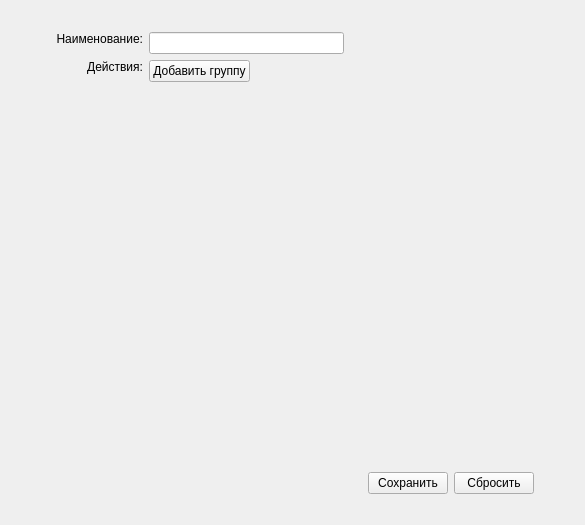
<?xml version="1.0" encoding="UTF-8"?>
<ui version="4.0">
 <class>DPGAddSets</class>
 <widget class="QWidget" name="DPGAddSets">
  <property name="geometry">
   <rect>
    <x>0</x>
    <y>0</y>
    <width>585</width>
    <height>525</height>
   </rect>
  </property>
  <property name="windowTitle">
   <string>Form</string>
  </property>
  <widget class="QWidget" name="horizontalLayoutWidget">
   <property name="geometry">
    <rect>
     <x>40</x>
     <y>20</y>
     <width>511</width>
     <height>491</height>
    </rect>
   </property>
   <layout class="QHBoxLayout" name="mainLayout">
    <property name="leftMargin">
     <number>10</number>
    </property>
    <property name="topMargin">
     <number>6</number>
    </property>
    <property name="rightMargin">
     <number>6</number>
    </property>
    <property name="bottomMargin">
     <number>6</number>
    </property>
    <item>
     <layout class="QGridLayout" name="gridLayout">
      <property name="margin">
       <number>6</number>
      </property>
      <item row="0" column="0">
       <widget class="QLabel" name="label">
        <property name="text">
         <string>Наименование:</string>
        </property>
        <property name="alignment">
         <set>Qt::AlignRight|Qt::AlignTop|Qt::AlignTrailing</set>
        </property>
       </widget>
      </item>
      <item row="4" column="1">
       <layout class="QHBoxLayout" name="horizontalLayout_2">
        <property name="margin">
         <number>5</number>
        </property>
        <item>
         <spacer name="horizontalSpacer">
          <property name="orientation">
           <enum>Qt::Horizontal</enum>
          </property>
          <property name="sizeHint" stdset="0">
           <size>
            <width>40</width>
            <height>20</height>
           </size>
          </property>
         </spacer>
        </item>
        <item>
         <widget class="QPushButton" name="cmdSave">
          <property name="text">
           <string>Сохранить</string>
          </property>
         </widget>
        </item>
        <item>
         <widget class="QPushButton" name="cmdDrop">
          <property name="text">
           <string>Сбросить</string>
          </property>
         </widget>
        </item>
       </layout>
      </item>
      <item row="1" column="0">
       <widget class="QLabel" name="label_2">
        <property name="text">
         <string>Действия:</string>
        </property>
        <property name="alignment">
         <set>Qt::AlignRight|Qt::AlignTop|Qt::AlignTrailing</set>
        </property>
       </widget>
      </item>
      <item row="0" column="1">
       <layout class="QHBoxLayout" name="horizontalLayout_3">
        <item>
         <widget class="QLineEdit" name="txtName"/>
        </item>
        <item>
         <spacer name="horizontalSpacer_2">
          <property name="orientation">
           <enum>Qt::Horizontal</enum>
          </property>
          <property name="sizeHint" stdset="0">
           <size>
            <width>40</width>
            <height>20</height>
           </size>
          </property>
         </spacer>
        </item>
       </layout>
      </item>
      <item row="1" column="1">
       <layout class="QHBoxLayout" name="horizontalLayout_4">
        <item>
         <layout class="QVBoxLayout" name="verticalLayout">
          <property name="rightMargin">
           <number>6</number>
          </property>
          <item>
           <widget class="QPushButton" name="cmdAddGroup">
            <property name="text">
             <string>Добавить группу</string>
            </property>
           </widget>
          </item>
         </layout>
        </item>
        <item>
         <spacer name="horizontalSpacer_3">
          <property name="orientation">
           <enum>Qt::Horizontal</enum>
          </property>
          <property name="sizeHint" stdset="0">
           <size>
            <width>40</width>
            <height>20</height>
           </size>
          </property>
         </spacer>
        </item>
       </layout>
      </item>
      <item row="2" column="1">
       <spacer name="verticalSpacer">
        <property name="orientation">
         <enum>Qt::Vertical</enum>
        </property>
        <property name="sizeHint" stdset="0">
         <size>
          <width>20</width>
          <height>40</height>
         </size>
        </property>
       </spacer>
      </item>
     </layout>
    </item>
   </layout>
  </widget>
 </widget>
 <resources/>
 <connections>
  <connection>
   <sender>cmdAddGroup</sender>
   <signal>clicked()</signal>
   <receiver>DPGAddSets</receiver>
   <slot>appendChild()</slot>
   <hints>
    <hint type="sourcelabel">
     <x>191</x>
     <y>71</y>
    </hint>
    <hint type="destinationlabel">
     <x>191</x>
     <y>752</y>
    </hint>
   </hints>
  </connection>
  <connection>
   <sender>cmdSave</sender>
   <signal>clicked()</signal>
   <receiver>DPGAddSets</receiver>
   <slot>saveChanges()</slot>
   <hints>
    <hint type="sourcelabel">
     <x>416</x>
     <y>491</y>
    </hint>
    <hint type="destinationlabel">
     <x>260</x>
     <y>845</y>
    </hint>
   </hints>
  </connection>
  <connection>
   <sender>cmdDrop</sender>
   <signal>clicked()</signal>
   <receiver>DPGAddSets</receiver>
   <slot>dropChanges()</slot>
   <hints>
    <hint type="sourcelabel">
     <x>485</x>
     <y>491</y>
    </hint>
    <hint type="destinationlabel">
     <x>221</x>
     <y>785</y>
    </hint>
   </hints>
  </connection>
 </connections>
 <slots>
  <slot>appendChild()</slot>
  <slot>saveChanges()</slot>
  <slot>dropChanges()</slot>
 </slots>
</ui>
